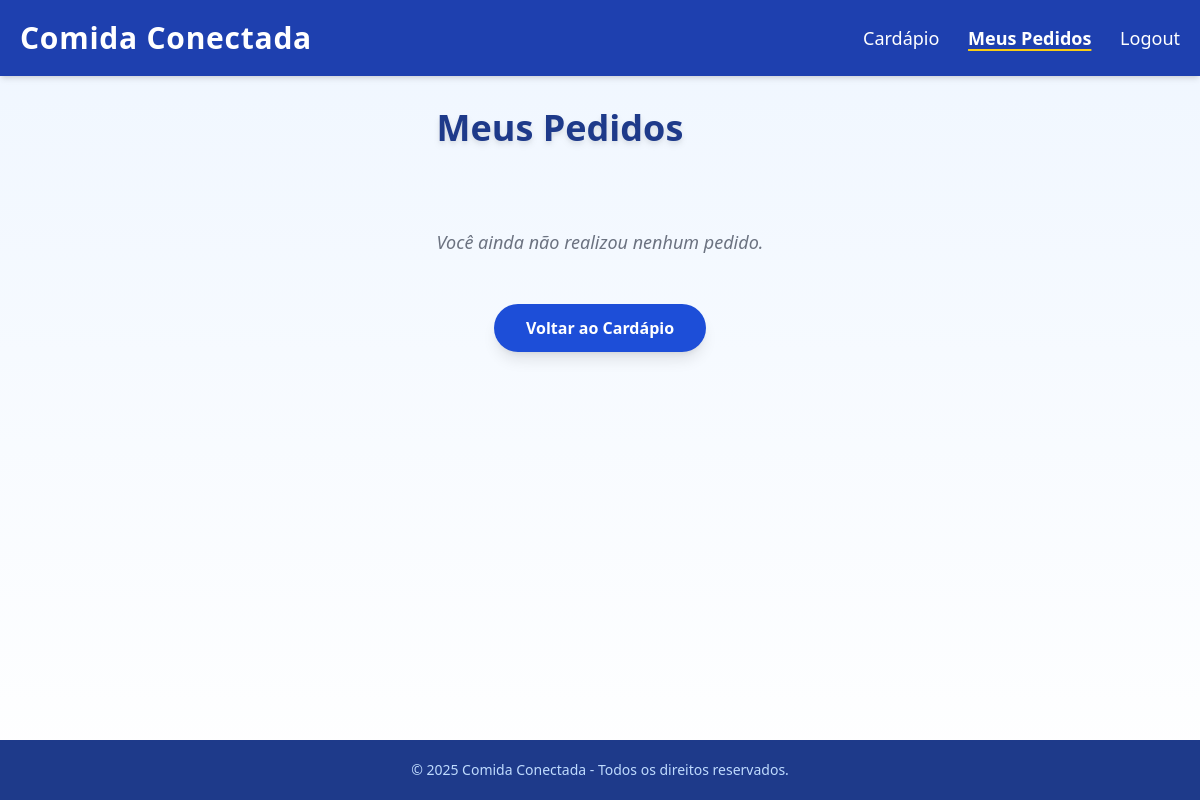
Before: /?rota=meus_pedidos (signed in) with the older database file.
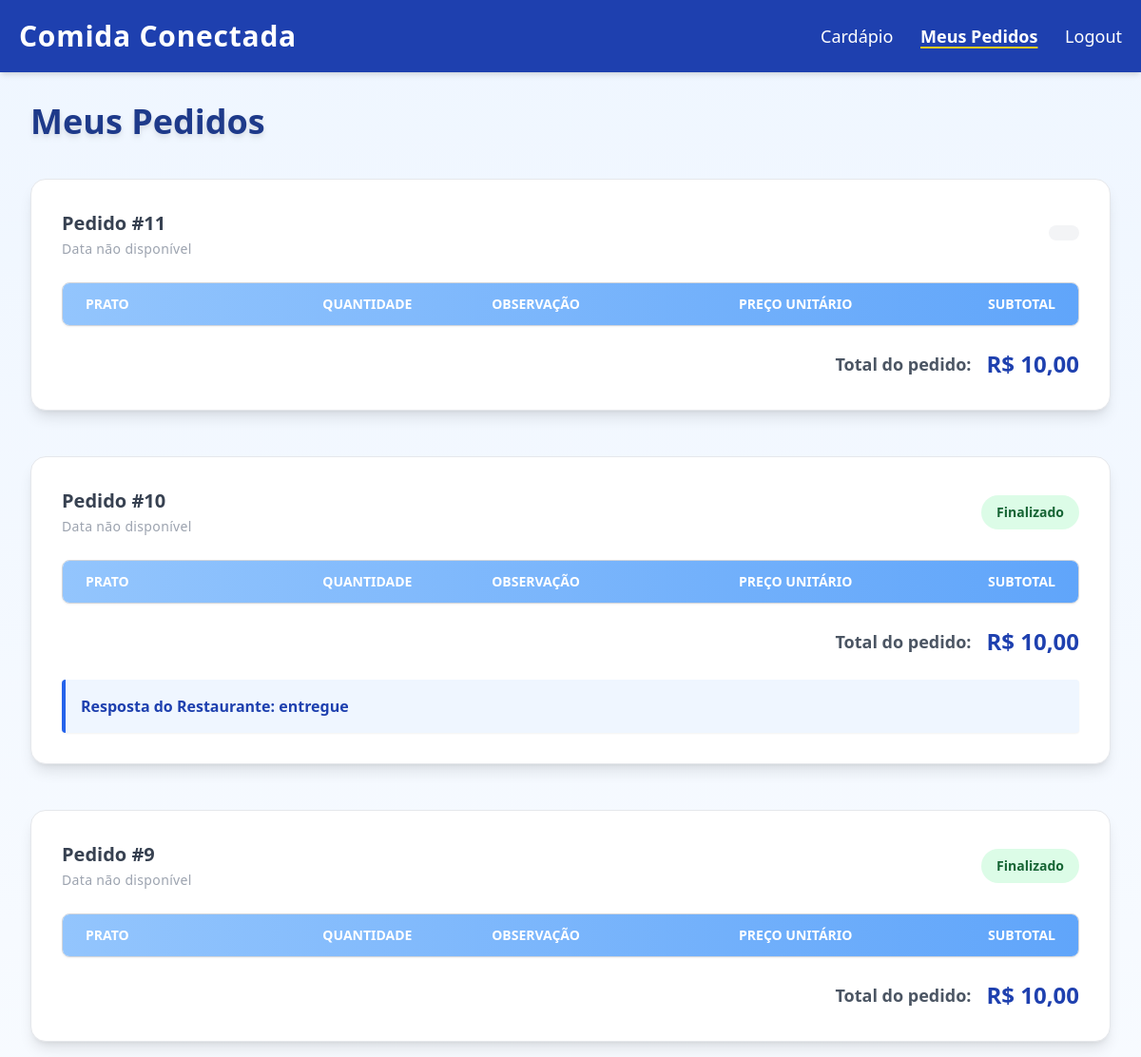
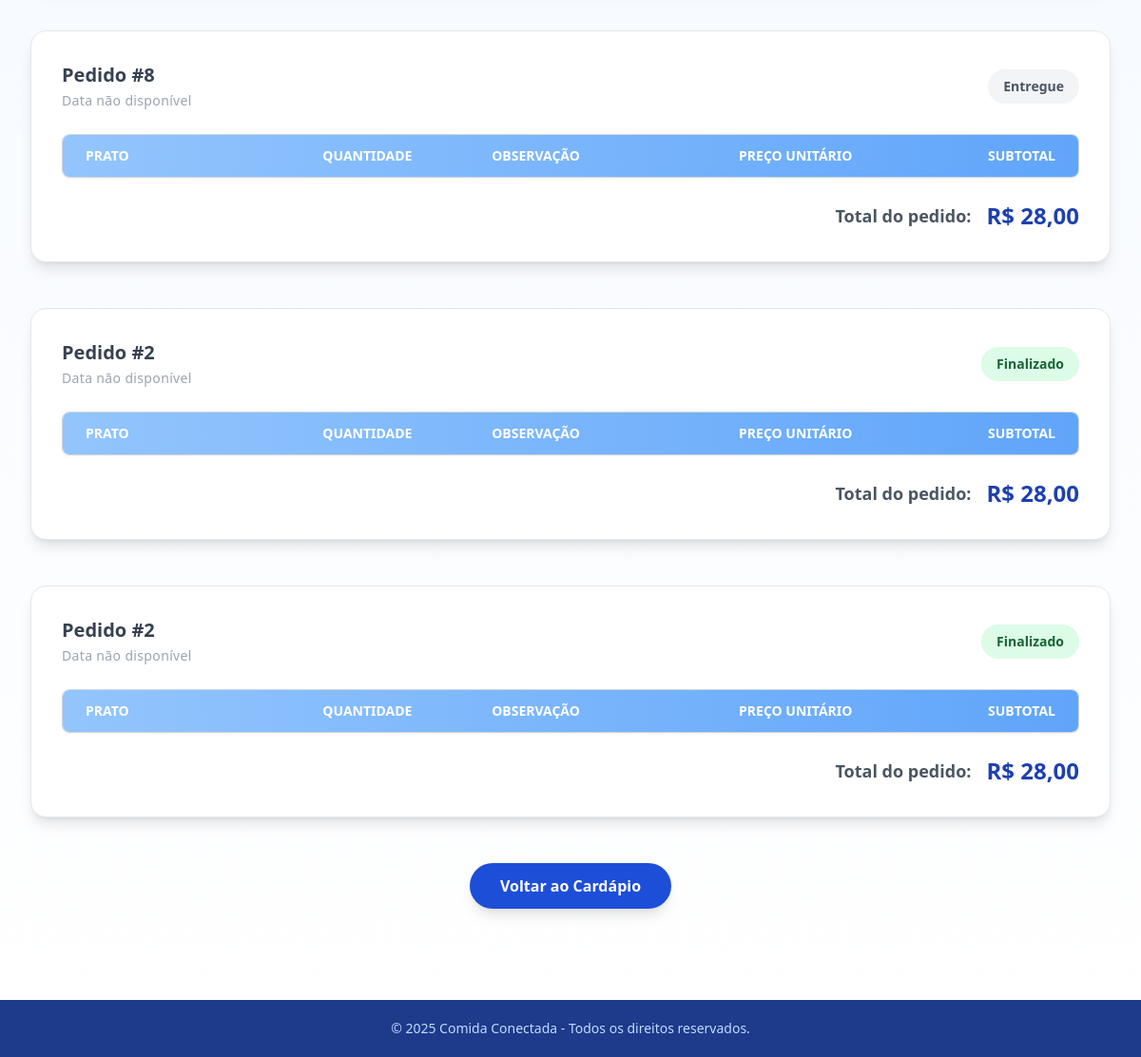
After: the same page with the newer database file (2 pictures, top to bottom).
### tables this page shows
CREATE TABLE pedido (
    id INTEGER PRIMARY KEY AUTOINCREMENT,
    id_usuario INTEGER NOT NULL,
    data_pedido TEXT NOT NULL,
    status TEXT NOT NULL DEFAULT 'pendente',
    total REAL NOT NULL,
    resposta_admin TEXT DEFAULT NULL,
    FOREIGN KEY(id_usuario) REFERENCES usuarios(id)
);

### controller/PedidoController.php (called while the page is built, shortened)
<?php
require_once __DIR__ . '/../model/Pedido.php';
class PedidoController
{
    private static function obterIdUsuario($usuarioSessao)
    {
        if (is_int($usuarioSessao)) {
            return $usuarioSessao;
        }
        return null;
    }
    public static function meusPedidos()
    {
        $id_usuario = self::obterIdUsuario($_SESSION['usuario']);
        $pedidos = Pedido::buscarPorUsuario($id_usuario);
        require __DIR__ . '/../view/pedidos_cliente.view.php';
    }
}

### model/Pedido.php (called while the page is built, shortened)
<?php
class Pedido {
    public static function buscarPorUsuario(int $id_usuario): array {
        $db = DB::conectar();
        $stmt = $db->prepare("SELECT * FROM pedido WHERE id_usuario = ? ORDER BY data_pedido DESC");
        $stmt->execute([$id_usuario]);
        return $stmt->fetchAll(PDO::FETCH_ASSOC);
    }
}

### view/pedidos_cliente.view.php (the view, shortened to what the changed rows need)
<!DOCTYPE html>
<html lang="pt-br">
<head>
    <script src="https://cdn.tailwindcss.com"></script>
</head>
<body class="bg-gradient-to-b from-blue-50 to-white min-h-screen flex flex-col font-sans text-gray-800">
    <header class="bg-blue-800 text-white shadow-md">
        <div class="max-w-7xl mx-auto flex justify-between items-center p-5">
            <h1 class="text-3xl font-extrabold tracking-wide">Comida Conectada</h1>
        </div>
    </header>
    <main class="flex-grow max-w-7xl mx-auto p-8">
        <h2 class="text-4xl font-bold mb-10 text-blue-900 drop-shadow-md">Meus Pedidos</h2>
        <?php if (empty($pedidos)): ?>
            <p class="text-center text-lg text-gray-500 italic mt-20">Você ainda não realizou nenhum pedido.</p>
        <?php else: ?>
            <?php foreach ($pedidos as $pedido): ?>
                <section class="bg-white rounded-2xl shadow-lg mb-12 p-8 hover:shadow-2xl transition-shadow duration-300 border border-gray-200">
                    <header class="flex justify-between items-center mb-6">
                        <div>
                            <span class="text-xl font-semibold text-gray-700">Pedido #<?= htmlspecialchars($pedido['id']) ?></span><br />
                            <?php
                            $dataRaw = $pedido['data'] ?? null;
                            if ($dataRaw && strtotime($dataRaw) !== false) {
                                $dataFormatada = date('d/m/Y H:i', strtotime($dataRaw));
                            } else {
                                $dataFormatada = 'Data não disponível';
                            }
                            ?>
                            <time class="text-sm text-gray-400 tracking-wide" datetime="<?= htmlspecialchars($pedido['data'] ?? '') ?>"><?= $dataFormatada ?></time>
                        </div>
                        <div>
                            <span class="inline-block px-4 py-2 rounded-full font-semibold text-sm
                                <?php
                                switch (strtolower($pedido['status'] ?? '')) {
                                    case 'finalizado': echo 'bg-green-100 text-green-800'; break;
                                    default: echo 'bg-gray-100 text-gray-600';
                                }
                                ?>
                            ">
                                <?= ucfirst(htmlspecialchars($pedido['status'] ?? 'Desconhecido')) ?>
                            </span>
                        </div>
                    </header>
                    <div class="overflow-x-auto rounded-lg border border-gray-300 shadow-sm">
                        <table class="min-w-full text-left table-auto border-collapse">
                            <thead class="bg-gradient-to-r from-blue-300 to-blue-400 text-white uppercase text-sm font-semibold select-none">
                                <tr>
                                    <th class="px-6 py-3">Prato</th>
                                    <th class="px-6 py-3 text-center">Quantidade</th>
                                    <th class="px-6 py-3">Observação</th>
                                    <th class="px-6 py-3 text-right">Preço Unitário</th>
                                    <th class="px-6 py-3 text-right">Subtotal</th>
                                </tr>
                            </thead>
                        </table>
                    </div>
                    <div class="mt-6 flex justify-end items-center space-x-4">
                        <span class="text-gray-600 font-semibold text-lg">Total do pedido:</span>
                        <span class="text-2xl font-extrabold text-blue-800">R$ <?= number_format(floatval($pedido['total'] ?? 0), 2, ',', '.') ?></span>
                    </div>
                    <?php if (!empty($pedido['resposta_admin'])): ?>
                        <div class="mt-6 p-4 bg-blue-50 border-l-4 border-blue-600 rounded text-blue-800 font-semibold shadow-sm select-text">
                            <strong>Resposta do Restaurante:</strong> <?= htmlspecialchars($pedido['resposta_admin']) ?>
                        </div>
                    <?php endif; ?>
                </section>
            <?php endforeach; ?>
        <?php endif; ?>
        <div class="mt-12 text-center">
            <a href="?rota=lista" class="inline-block bg-blue-700 text-white font-semibold py-3 px-8 rounded-full shadow-lg hover:bg-yellow-400 hover:text-blue-900 transition-colors duration-300">
            </a>
        </div>
    </main>
</body>
</html>

Changed rows visible on the page:
added pedido: id "11", dataFormatada "Data não disponível", total "10,00"
added pedido: id "10", dataFormatada "Data não disponível", status "Finalizado", total "10,00", resposta_admin "entregue"
added pedido: id "9", dataFormatada "Data não disponível", status "Finalizado", total "10,00"
added pedido: id "8", dataFormatada "Data não disponível", status "Entregue", total "28,00"
added pedido: id "2", dataFormatada "Data não disponível", status "Finalizado", total "28,00"
Other visible differences:
text no longer shown: "Você ainda não realizou nenhum pedido."
